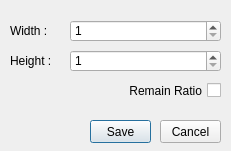
<?xml version="1.0" encoding="UTF-8"?>
<ui version="4.0">
 <class>image_resizer</class>
 <widget class="QDialog" name="image_resizer">
  <property name="geometry">
   <rect>
    <x>0</x>
    <y>0</y>
    <width>231</width>
    <height>151</height>
   </rect>
  </property>
  <property name="windowTitle">
   <string>Dialog</string>
  </property>
  <widget class="QLabel" name="label">
   <property name="geometry">
    <rect>
     <x>10</x>
     <y>20</y>
     <width>61</width>
     <height>21</height>
    </rect>
   </property>
   <property name="text">
    <string>Width :</string>
   </property>
  </widget>
  <widget class="QLabel" name="label_2">
   <property name="geometry">
    <rect>
     <x>10</x>
     <y>50</y>
     <width>61</width>
     <height>21</height>
    </rect>
   </property>
   <property name="text">
    <string>Height :</string>
   </property>
  </widget>
  <widget class="QPushButton" name="pushButton">
   <property name="geometry">
    <rect>
     <x>90</x>
     <y>120</y>
     <width>61</width>
     <height>23</height>
    </rect>
   </property>
   <property name="text">
    <string>Save</string>
   </property>
  </widget>
  <widget class="QPushButton" name="pushButton_2">
   <property name="geometry">
    <rect>
     <x>160</x>
     <y>120</y>
     <width>61</width>
     <height>23</height>
    </rect>
   </property>
   <property name="text">
    <string>Cancel</string>
   </property>
  </widget>
  <widget class="QCheckBox" name="checkBox">
   <property name="geometry">
    <rect>
     <x>10</x>
     <y>80</y>
     <width>211</width>
     <height>21</height>
    </rect>
   </property>
   <property name="layoutDirection">
    <enum>Qt::RightToLeft</enum>
   </property>
   <property name="text">
    <string>Remain Ratio</string>
   </property>
  </widget>
  <widget class="QSpinBox" name="spinWidth">
   <property name="geometry">
    <rect>
     <x>70</x>
     <y>20</y>
     <width>151</width>
     <height>22</height>
    </rect>
   </property>
   <property name="minimum">
    <number>1</number>
   </property>
   <property name="maximum">
    <number>30000</number>
   </property>
  </widget>
  <widget class="QSpinBox" name="spinHeight">
   <property name="geometry">
    <rect>
     <x>70</x>
     <y>50</y>
     <width>151</width>
     <height>22</height>
    </rect>
   </property>
   <property name="minimum">
    <number>1</number>
   </property>
   <property name="maximum">
    <number>30000</number>
   </property>
  </widget>
 </widget>
 <resources/>
 <connections/>
</ui>
